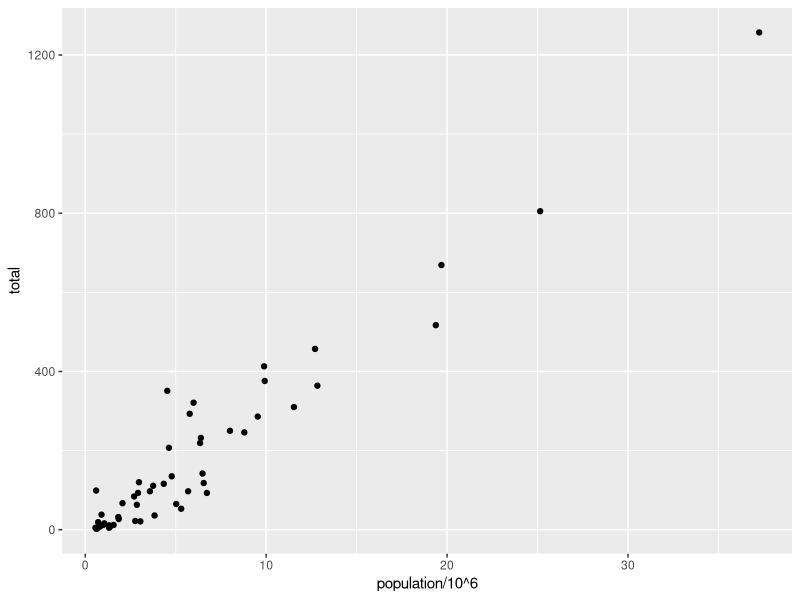
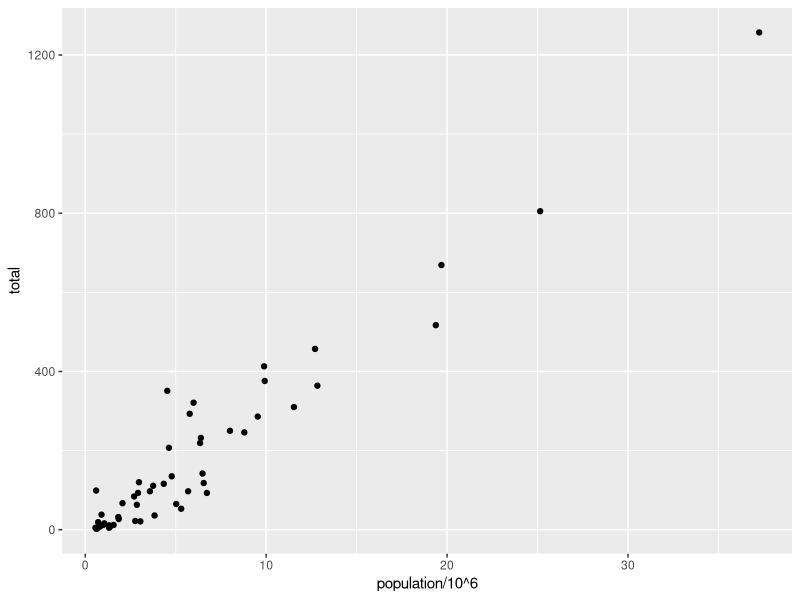
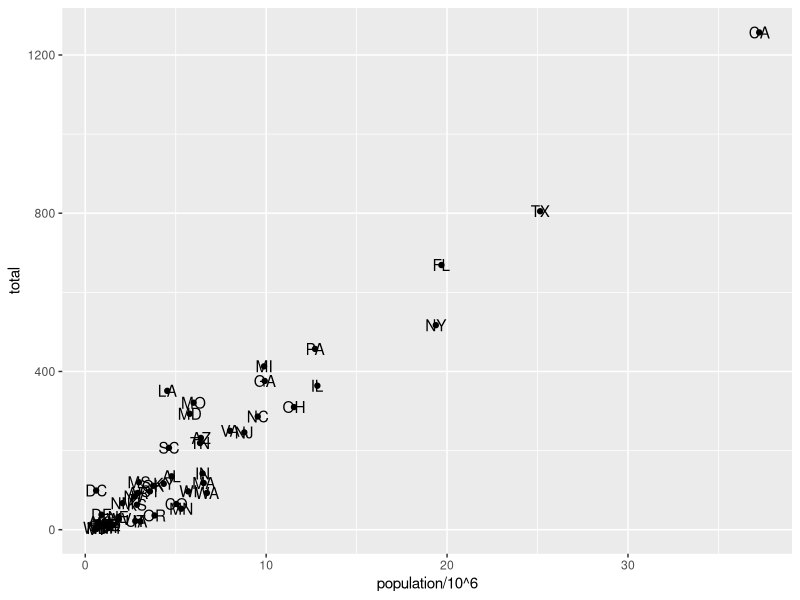
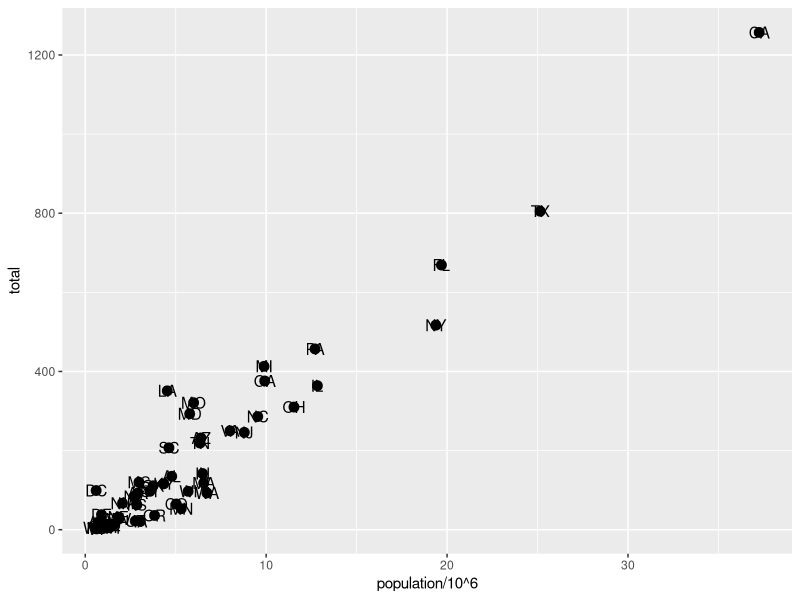
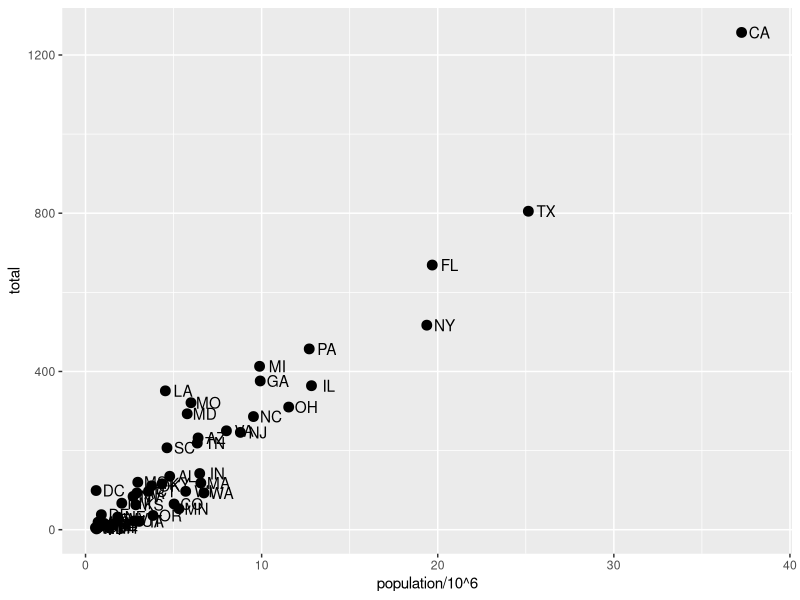
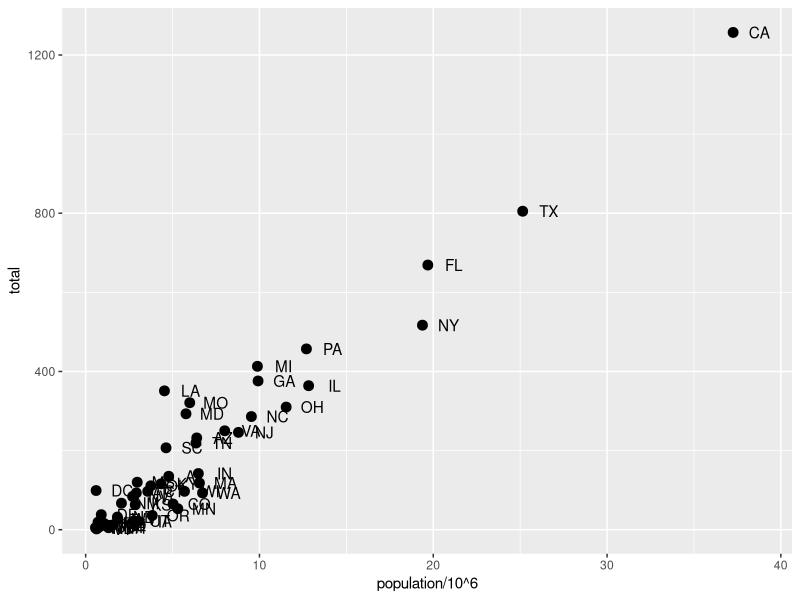
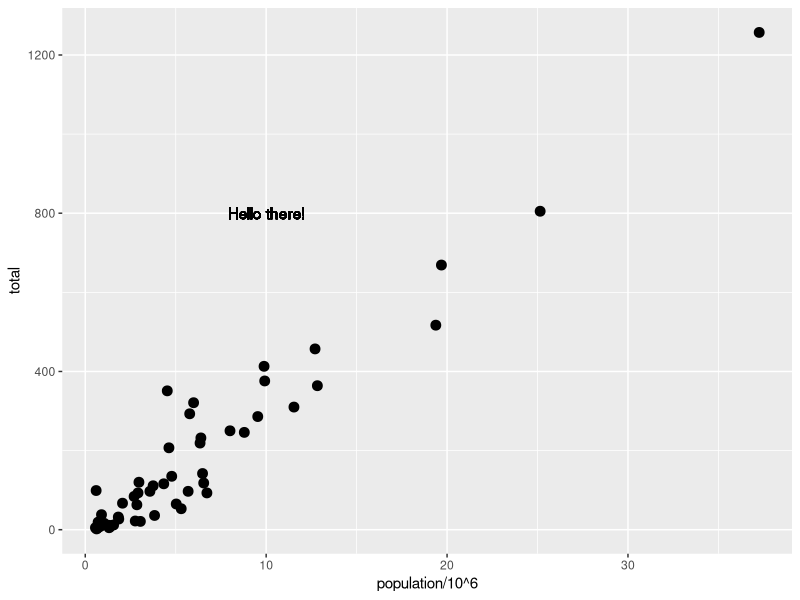

Write R code to recreate these figures, in order.
library(tidyverse)
library(dslabs)
data(murders)

#adding layers 

# layer geometry 

murders %>% ggplot() +
  geom_point(aes(x = population/10^6, y = total))

# add points layer to predefined ggplot object
p <- ggplot(data = murders)
p + geom_point(aes(population/10^6, total))

# add text layer to scatterplot
p + geom_point(aes(population/10^6, total)) +
  geom_text(aes(population/10^6, total, label = abb))

#tinkering 
# change the size of the points
p + geom_point(aes(population/10^6, total), size = 3) +
  geom_text(aes(population/10^6, total, label = abb))

# move text labels slightly to the right
p + geom_point(aes(population/10^6, total), size = 3) +
  geom_text(aes(population/10^6, total, label = abb), nudge_x = 1)

# simplify code by adding global aesthetic
p <- murders %>% ggplot(aes(population/10^6, total, label = abb))
p + geom_point(size = 3) +
  geom_text(nudge_x = 1.5)

# local aesthetics override global aesthetics
p + geom_point(size = 3) +
  geom_text(aes(x = 10, y = 800, label = "Hello there!"))
